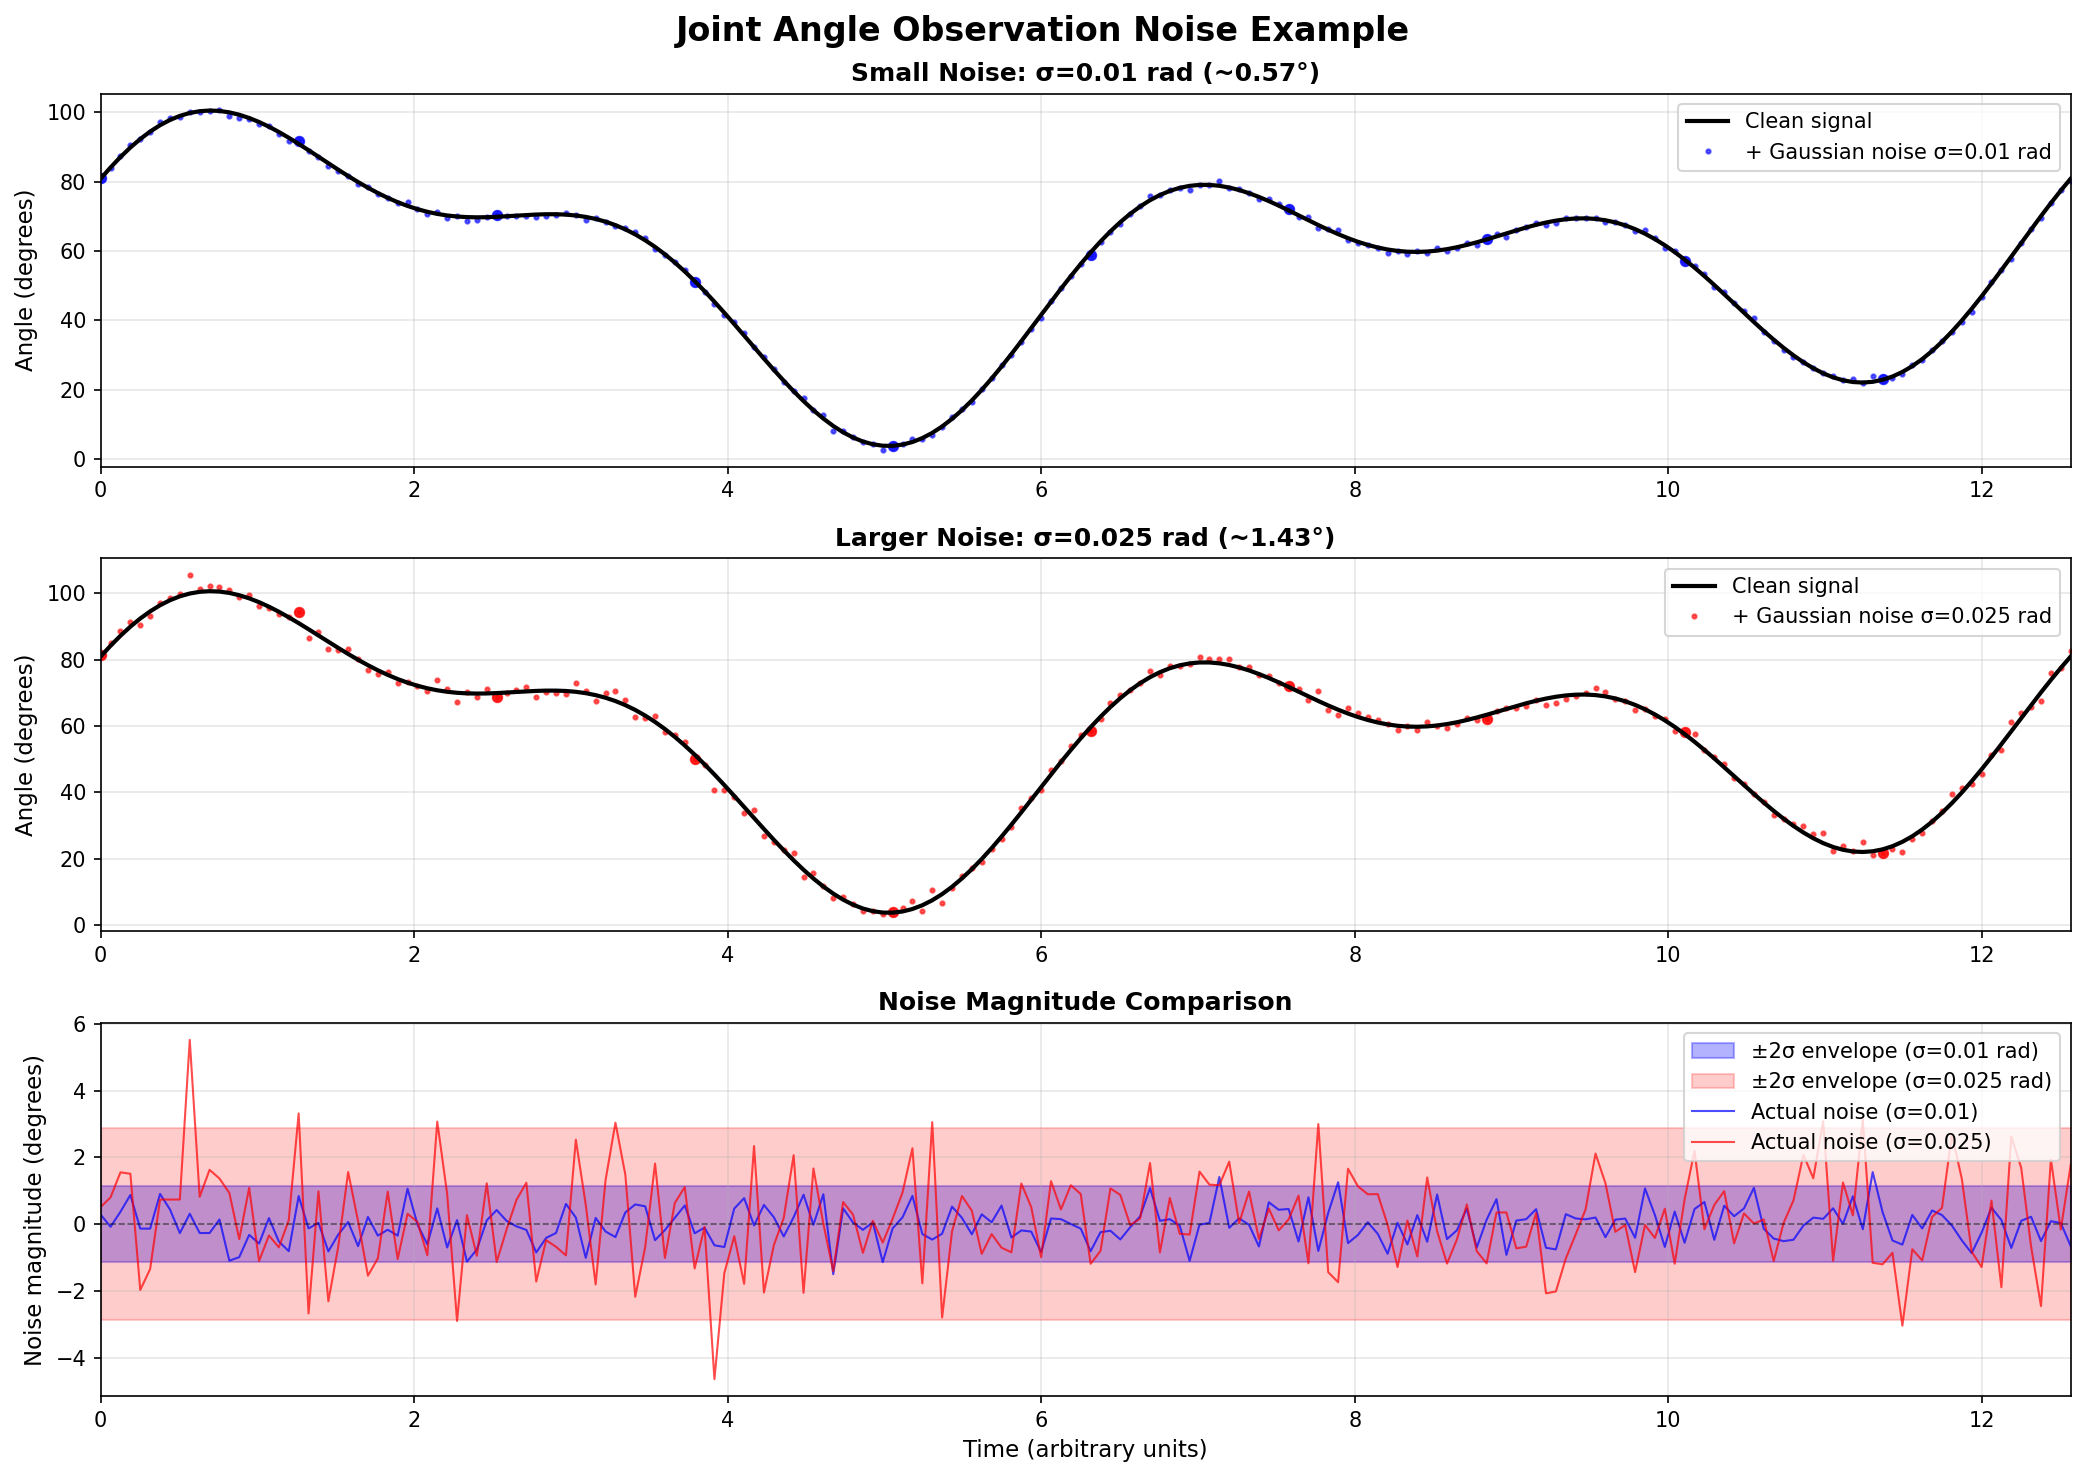

This figure's Python source:
#!/usr/bin/env python3
"""
Example: Gaussian noise applied to joint angles
Shows the effect of observation noise with std=0.01 and std=0.025
"""

import numpy as np
import matplotlib.pyplot as plt

# Set random seed for reproducibility
np.random.seed(42)

# ============================================================================
# 1. Generate a realistic joint angle trajectory
# ============================================================================
# UR5e joint angles typically move in range [-π, π] or [-π/2, π/2]
# Let's simulate a typical reaching trajectory

time_steps = 200
t = np.linspace(0, 4*np.pi, time_steps)

# Typical joint positions during a reaching motion (radians)
# Multiple sine waves to create natural motion
joint_angle_clean = (
    0.5 * np.sin(t) +                    # Base oscillation
    0.3 * np.sin(2*t + np.pi/4) +        # Secondary component
    0.2 * np.cos(0.5*t) +                # Slower trend
    1.0                                   # Mean offset
)

# ============================================================================
# 2. Add Gaussian noise at two different levels
# ============================================================================
noise_std_small = 0.01    # Small noise (joint_pos observation noise)
noise_std_large = 0.025   # Larger noise (joint_pos observation noise - typical)

noise_small = np.random.normal(0, noise_std_small, time_steps)
noise_large = np.random.normal(0, noise_std_large, time_steps)

joint_angle_noisy_small = joint_angle_clean + noise_small
joint_angle_noisy_large = joint_angle_clean + noise_large

# ============================================================================
# 3. Print statistics
# ============================================================================
print("=" * 70)
print("JOINT ANGLE NOISE EXAMPLE (radians)")
print("=" * 70)
print(f"\nClean signal statistics:")
print(f"  Mean: {joint_angle_clean.mean():.4f} rad ({np.degrees(joint_angle_clean.mean()):.2f}°)")
print(f"  Std:  {joint_angle_clean.std():.4f} rad")
print(f"  Range: [{joint_angle_clean.min():.4f}, {joint_angle_clean.max():.4f}] rad")
print(f"         [{np.degrees(joint_angle_clean.min()):.2f}°, {np.degrees(joint_angle_clean.max()):.2f}°]")

print(f"\nWith noise σ={noise_std_small} rad (0.01):")
print(f"  Mean: {joint_angle_noisy_small.mean():.4f} rad")
print(f"  Std:  {joint_angle_noisy_small.std():.4f} rad")
print(f"  Max deviation from clean: {np.abs(noise_small).max():.4f} rad ({np.degrees(np.abs(noise_small).max()):.2f}°)")
print(f"  RMS error: {np.sqrt(np.mean(noise_small**2)):.4f} rad")

print(f"\nWith noise σ={noise_std_large} rad (0.025):")
print(f"  Mean: {joint_angle_noisy_large.mean():.4f} rad")
print(f"  Std:  {joint_angle_noisy_large.std():.4f} rad")
print(f"  Max deviation from clean: {np.abs(noise_large).max():.4f} rad ({np.degrees(np.abs(noise_large).max()):.2f}°)")
print(f"  RMS error: {np.sqrt(np.mean(noise_large**2)):.4f} rad")

# ============================================================================
# 4. Show specific sample points
# ============================================================================
print(f"\n{' Sample points (timestep 50, 100, 150):':~^70}")
for idx in [50, 100, 150]:
    print(f"\nTime step {idx}:")
    print(f"  Clean:         {joint_angle_clean[idx]:7.4f} rad ({np.degrees(joint_angle_clean[idx]):7.2f}°)")
    print(f"  + noise (0.01) {joint_angle_noisy_small[idx]:7.4f} rad ({np.degrees(joint_angle_noisy_small[idx]):7.2f}°)  →  error: {noise_small[idx]:+.4f} rad ({np.degrees(noise_small[idx]):+.2f}°)")
    print(f"  + noise (0.025){joint_angle_noisy_large[idx]:7.4f} rad ({np.degrees(joint_angle_noisy_large[idx]):7.2f}°)  →  error: {noise_large[idx]:+.4f} rad ({np.degrees(noise_large[idx]):+.2f}°)")

# ============================================================================
# 5. Plot
# ============================================================================
fig, axes = plt.subplots(3, 1, figsize=(14, 10))
fig.suptitle('Joint Angle Observation Noise Example', fontsize=16, fontweight='bold')

# Plot 1: Clean vs noisy signals
ax = axes[0]
ax.plot(t, np.degrees(joint_angle_clean), 'k-', linewidth=2, label='Clean signal', zorder=3)
ax.plot(t, np.degrees(joint_angle_noisy_small), 'b.', alpha=0.6, label=f'+ Gaussian noise σ=0.01 rad', markersize=4)
ax.scatter(t[::20], np.degrees(joint_angle_noisy_small[::20]), c='blue', s=20, alpha=0.8, zorder=2)
ax.set_ylabel('Angle (degrees)', fontsize=11)
ax.set_title('Small Noise: σ=0.01 rad (~0.57°)', fontweight='bold')
ax.grid(True, alpha=0.3)
ax.legend(loc='upper right')
ax.set_xlim(t[0], t[-1])

# Plot 2: Clean vs larger noise
ax = axes[1]
ax.plot(t, np.degrees(joint_angle_clean), 'k-', linewidth=2, label='Clean signal', zorder=3)
ax.plot(t, np.degrees(joint_angle_noisy_large), 'r.', alpha=0.6, label=f'+ Gaussian noise σ=0.025 rad', markersize=4)
ax.scatter(t[::20], np.degrees(joint_angle_noisy_large[::20]), c='red', s=20, alpha=0.8, zorder=2)
ax.set_ylabel('Angle (degrees)', fontsize=11)
ax.set_title('Larger Noise: σ=0.025 rad (~1.43°)', fontweight='bold')
ax.grid(True, alpha=0.3)
ax.legend(loc='upper right')
ax.set_xlim(t[0], t[-1])

# Plot 3: Noise comparison / error envelope
ax = axes[2]
ax.fill_between(t, np.degrees(-2*noise_std_small), np.degrees(2*noise_std_small), 
                alpha=0.3, color='blue', label='±2σ envelope (σ=0.01 rad)')
ax.fill_between(t, np.degrees(-2*noise_std_large), np.degrees(2*noise_std_large), 
                alpha=0.2, color='red', label='±2σ envelope (σ=0.025 rad)')
ax.plot(t, np.degrees(noise_small), 'b-', alpha=0.7, linewidth=1, label=f'Actual noise (σ=0.01)')
ax.plot(t, np.degrees(noise_large), 'r-', alpha=0.7, linewidth=1, label=f'Actual noise (σ=0.025)')
ax.axhline(0, color='k', linestyle='--', alpha=0.5, linewidth=0.8)
ax.set_xlabel('Time (arbitrary units)', fontsize=11)
ax.set_ylabel('Noise magnitude (degrees)', fontsize=11)
ax.set_title('Noise Magnitude Comparison', fontweight='bold')
ax.grid(True, alpha=0.3)
ax.legend(loc='upper right')
ax.set_xlim(t[0], t[-1])

plt.tight_layout()
plt.savefig('/home/lrenevey/Woodworking_Simulation/noise_example.png', dpi=150, bbox_inches='tight')
print(f"\n{'':~^70}")
print(f"Plot saved to: noise_example.png")
print(f"{'':~^70}")
plt.show()

# ============================================================================
# 6. Context: What do these values mean?
# ============================================================================
print(f"\n{'INTERPRETATION':~^70}")
print(f"""
σ = 0.01 rad (~0.57°):
  - Very small noise, typical for precise encoders
  - Most samples within ±0.02 rad (±1.15°) of true value
  - Barely noticeable visually
  - Good for high-precision operations

σ = 0.025 rad (~1.43°):
  - Moderate noise, typical observation standard
  - Most samples within ±0.05 rad (±2.87°) of true value
  - Clearly visible but manageable for learning
  - Simulates realistic sensor imprecision + latency effects

Context (UR5e joint angles):
  - Joint range: typically [-π, π] → [-180°, 180°]
  - 0.01 rad error = 0.01/π ≈ 0.3% of full range
  - 0.025 rad error = 0.025/π ≈ 0.8% of full range
""")
